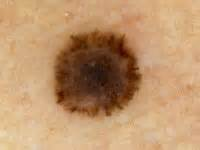
%> input picture test3.jpg, 200 x 150 px
$ octave --eval "result = isolate_object(imread('test3.jpg'));"   (GNU Octave 9; MATLAB toolbox functions it lacks are replaced by stand-ins)
%> lines starting %> are read from the running program, lines starting %| are printed output that depends on the picture; in (x1, y1, x2, y2) boxes, pixels count from 0 and x2, y2 are one past the last pixel; in counts of white or black regions, pixels touching at a corner belong together; the program's own positions count from 1
### lpf_data.m
function filtdata = lpf_data(data,filter_order,cutoff,varargin)
%% Script:
% Description:
% Example:
% Required Functions:
% INPUTS ----------------------------------------------------------------
% data:
% OUTPUTS ---------------------------------------------------------------
%
%
%  Date           Author            E-mail                      Version
%  24 July 2012   Amanda Gaudreau   amanda.gaudreau@gmail.com     1


PropertyNames = varargin(1:2:length(varargin));
PropertyVal = varargin(2:2:length(varargin));

if strmatch('nbins',PropertyNames)
  nbins = PropertyVal{strmatch('nbins',PropertyNames)};
else
  nbins = 1e3;
end

if ~exist('filter_order'); filter_order = 10; end
if ~exist('cutoff'); cutoff = 0.07; end

data = data(:);
data = [data(1:filter_order/2-1);data;data(end-filter_order/2+1:end)];

% Low pass filtering
h = fir1(filter_order,cutoff);
filtdata = filter(h,1,data);
filtdata = filtdata(filter_order:end);
end

### find_change_thresh.m
function [thresh_ind,min_changes,interm_thresh,low_ind,varargout] = find_change_thresh(dvec,varargin);

%% Script: [thresh_ind,min_changes,interm_thresh,low_ind,varargout] = find_change_thresh(dvec,varargin);
% Description: Given a vector of data (dvec) with notably different
% foreground and background, the script finds the appropriate threshold
% which divides the data. The function can find the threshold starting from
% the top of the data vector values or from the bottom. Indicating
% 'starting_point' as 't' (meaning top) will give a interm_thresh greather
% than when 'starting_point' is indicated as 'b' (meaning start searching
% from the bottom values of the data vector).
%      ______________
%      |             |
%      |             |
% _____|             |_____
%
% Example:
% Required Functions:
% INPUTS ----------------------------------------------------------------
% data:  data structure which is output from 'readfiles.m' script. Should
%       contain fields which have <# lines> x <# samples> matrix for each
%       isotype analyzed
% varargin - 'PropertyName','PropertyValue'
%   'starting_point': string which inidiates whether to begin the search
%   from the top (maximum) to the bottom (minimum) of the vector => 't'; or
%   from the bottom to the top of the sorted vector values => 'b';
%   'nchanges': number of times the vector is expected to change between
%   low and high values [DEFAULT = 2 => low to high to low]
% OUTPUTS ---------------------------------------------------------------
% la0info: structure which contains information about laser off periods
%   la0ind:
%   meanla0ind:
%   la0peak:
%   meanla0peak:
%
%  Date           Author            E-mail                      Version
%  24 July 2012   Amanda Gaudreau   amanda.gaudreau@gmail.com     1

PropertyNames = varargin(1:2:length(varargin));
PropertyVal = varargin(2:2:length(varargin));

if strmatch('start',PropertyNames)
  start_str = PropertyVal{strmatch('start',PropertyNames)};
  if strmatch('t',start_str)
    start_top = 1;
  else
    start_top = 0;
  end
else
  start_top = 0;
end

if strmatch('nchanges',PropertyNames)
  reqchngs = PropertyVal{strmatch('nchanges',PropertyNames)};
else
  reqchngs = 2;
end

Ddvec = diff(dvec);
sortdvec = sort(dvec);
min_changes = 100;
thresh_ind = [0,0];
interm_thresh = 0;
binaryvec = zeros(size(dvec));

if start_top
  [v,threshi] = min(abs(sortdvec-mean(dvec)));
  thresh = sortdvec(threshi);
else
  sortdvec = flipud(sortdvec(:));
  threshi = length(sortdvec) - 10;
  thresh = sortdvec(threshi);
end

highlowfail = 1;
while highlowfail && threshi > 1
  binaryvec = dvec > thresh;
  chngs = find(diff(binaryvec) ~= 0);
  if length(chngs) == 1
    highlowfail = 0;
    low_ind = find(binaryvec == 0);
    if binaryvec(chngs(1)) == 0
      thresh_ind = [chngs,0];
    else
      thresh_ind = [0,chngs];
    end
  elseif length(chngs) == 2 && binaryvec(chngs(1)) == 0
    highlowfail = 0;
    low_ind = find(binaryvec == 0);
    thresh_ind = chngs;
  else
    threshi = threshi - 1;
    thresh = sortdvec(threshi);
  end

  if length(chngs) < min_changes && rem(length(chngs),2) == 0 ...
          || length(chngs) == 1
    min_changes = length(chngs);
    interm_thresh = sortdvec(threshi);
  end
end
if rem(length(chngs),2) == 0;
  min_changes = min(length(chngs),min_changes);
  interm_thresh = thresh;
end
end

### isolate_object.m
function [mask,opt_thresh,hind,vind,normparams] = isolate_object(I,varargin)
%% Script:  [mask, opt_thresh,hind,vind,normparams] = isolate_object(MIcu_PIdim);
% Description:  Given an input image, finds regions on interest (which are
% determined by modality of the histogram -- typically bimodal). There are
% several approaches which could be used to achieve this. The one
% implemented in v1 is a hypothesis testing threshold on the histogram to
% separate a bimodal distribution into H0 (background) and H1 (foreground).
% Another strategy would be to perform edge detection and isolate
% background and foreground based on edges.
% Example:
% Required Functions:
% INPUTS ----------------------------------------------------------------
% I:    Bimodal data with Gaussian kernel
% varargin - 'PropertyName','PropertyValue'
%   'plot': binary indicating whether to display plots (1) or not (0)
%   'nbins': number indicating the number of bins that should be used for
%     the histogram [DEFAULT = 1/15 of max value]
%   'thresh': binary indicating whether to threshold the data (1) or not (0)
%     [DEFAULT = 0]. The property value can also be a 1x2 vector
%   'lpfhist': binary indicating whether to lpf the histogram or not
% OUTPUTS ---------------------------------------------------------------
% mask: binary image which results from thresholding the intensities in I
%   using the opt_thresh
% opt_thresh: the intensity value which corresponds to the optimal division
%   between the two distributions
% hind: horizontal indices which contain the object
% vind: verticle indices which contain the object
% normparams: # modes x 2 matrix where each row corresponds to a
%   distribution and the first column corresponds to the position of the
%   mean and the second column corresonds to the standard deviation
%
%  Date           Author            E-mail                      Version
%  27 June 2012   Amanda Gaudreau   amanda.gaudreau@gmail.com     1
%  24 July 2012   Amanda Gaudreau   amanda.gaudreau@gmail.com     2
%     Uses a partial histogram, progressive estimation method to solve for
%     the standard deviation (see estimate_sigma sub-function description)
%  25 July 2012   Amanda Gaudreau   amanda.gaudreau@gmail.com     3
%     Will implement a MMSE (?) method for fitting data to the sum of two
%     histograms
%  30 July 2012   Amanda Gaudreau   amanda.gaudreau@gmail.com     4
%     Different method of histogramming

PropertyNames = varargin(1:2:length(varargin));
%> PropertyNames = {}
PropertyVal = varargin(2:2:length(varargin));
%> PropertyVal = {}

if strmatch('plot',PropertyNames)
  p = PropertyVal{strmatch('plot',PropertyNames)};
else
  p = 0;
end

I = double(I);
Ivec = I(:);
if size(I,3) == 3; I = double(rgb2gray(uint8(I))); end
%> after `I = double(rgb2gray(uint8(I)))`:
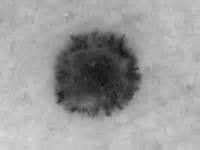
%> I: size 150x200 double; min 17, max 218, mean 156
% [Iunique,indvec,bins] = unique(Ivec); %indu gives is the same length as Ivec and each element of the vector corresponds to the index of Iunique
% Ihist = hist(bins,length(Iunique));

if strmatch('thresh',PropertyNames)
  thresh = PropertyVal{strmatch('thresh',PropertyNames)};
else
  thresh = 0;
end

if thresh
  if thresh == 1
    th = auto_thresh(Ivec,'auto',[]);
  else
    th = auto_thresh(Ivec,thresh,[]);
  end
  MNorig = length(Ivec);
  Ivec = Ivec(Ivec <= th(2));
  Ivec = Ivec(Ivec >= th(1));
  MNth = length(Ivec);
end

if strmatch('nbin',PropertyNames)
  nbins = PropertyVal{strmatch('nbin',PropertyNames)};
else
  nbins = round(length(unique(Ivec))/15);
%> nbins = 16
end

[Ihist,xhist] = hist(Ivec,nbins);
%> Ihist = [1365 2983 2877 2663 2094 2258 2940 5102 11192 8903 6496 11507 6731 9032 12688 1169]; xhist = [7.53 22.59 37.66 52.72 67.78 82.84 97.91 113 128 143.1 158.2 173.2 188.3 203.3 218.4 233.5]
if strmatch('lpfhist',PropertyNames)
  lpfhist = PropertyVal{strmatch('lpfhist',PropertyNames)};
else
  lpfhist = 0;
end

if lpfhist
  Ihist_orig = Ihist;
  Ihist = lpf_data(Ihist,16,0.07);
else
  Ihist_orig = Ihist;
%> Ihist_orig has the same summary as Ihist
end

unqval = unique(Ihist);
%> unqval = [1169 1365 2094 2258 2663 2877 2940 2983 5102 6496 6731 8903 9032 11192 11507 12688]
sortval = sort(unqval);
%> sortval has the same summary as unqval
rng = sortval(end) - sortval(1);
%> rng = 11519
startv = mean(Ihist)/2;
%> startv = 2812.5
[v,nearesti] = min(abs(sortval-startv));
%> v = 64.5; nearesti = 6
bottom_thresh = 0;
i = nearesti;
%> i = 6
if p; figure; end
while ~bottom_thresh
  binaryvec = Ihist > sortval(i);
  changevec = diff(binaryvec);
  ngrps = sum(abs(changevec));
  if p
    if lpfhist; plot(xhist,Ihist_orig,'g'); hold on; end
    plot(xhist,Ihist,'marker','.'); hold on;
    plot([min(Ivec),max(Ivec)],sortval(i).*ones(1,2),'k:');
    plot(xhist,rng*binaryvec,'r');
    plot(xhist(2:end),rng/2*(1+changevec),'m*');
    legend('Original Hist','Binary Thresh','Hist > Thresh','Binary Changes');
    title(sprintf('i = %d, v = %g',i,sortval(i)));
  end
  if ngrps > 1 && rem(ngrps,2) < 2 && binaryvec(1) == 1
    bottom_thresh = sortval(i);
    changevec(1) = 1;
  elseif rem(ngrps,2) == 0 && ngrps > 2
    bottom_thresh = sortval(i);
  else
    i = i + 1;
  end
end
%> this loop made 1 pass
%> (ngrps, bottom_thresh) on pass 1: (4, 2877)

startchng = find(changevec == 1);
%> startchng = [1 6]
endchng = find(changevec == -1)-1;
%> endchng = [1 14]
nmodes = length(startchng);
%> nmodes = 2
bin_ind = ones(nmodes,2);
bin_ind(:,2) = length(Ihist);

for i = 1:nmodes
  irng = startchng(i):endchng(i);
  [mode_max(i),modei] = max(Ihist(irng));
  m(i) = xhist(irng(modei)); %bins(irng(modei));
  if i > 1
    midpnt(i-1) = round((m(i) - m(i-1))/2 + m(i-1));
    [v,bin_ind(i-1,2)] = min(abs(midpnt(i-1) - xhist));
    bin_ind(i,1) = bin_ind(i-1,2) + 1;
    if i == 2
      M{i-1} =  Ihist(bin_ind(i-1,1):bin_ind(i-1,2));%Ivec(Ivec <= Iunique(bin_ind(i-1,2)));%
      M{i} = Ihist(bin_ind(i,1):bin_ind(i,2));%(Ivec >= Iunique(bin_ind(i,1))); %
    else
      M{i} = Ihist(bin_ind(i,1):bin_ind(i,2));
    end
  end
end
%> this loop made 2 passes
%> (irng, modei, v) on pass 2: ([6 7 8 9 10 11 12 13 14], 7, 7.16)
%> (irng, modei) on pass 1: (1, 1)
%> after the loop, M = {[1365 2983 2877 2663 2094 2258], [2940 5102 11192 8903 6496 11507 6731 9032 12688 1169]}; bin_ind = [1 6; 7 16]; m = [7.53 173.2]; mode_max = [1365 11507]
if p
  plot(midpnt(1).*ones(1,2),[min(Ihist),max(Ihist)],'k:'); hold off;
  ylim([min(Ihist),max(Ihist)])
end
sig_est = zeros(nmodes,2);
fine_sig = -1:0.1:1;
if p; figure; end
for i = 1:length(startchng)
  Mx{i} = xhist(bin_ind(i,1):bin_ind(i,2));
  [sig_est(i,1),sig_est(i,2)] = estimate_sigma(Ivec,M{i},Mx{i},m(i),[1.5:0.1:2.5]);
  if i == 1 && changevec(1) == 1
    s(i) = sig_est(i,2);
  elseif i == 1
    s(i) = sig_est(i,1);
  elseif i == nmodes
    s(i) = sig_est(i,2);
  else
    s(i) = mean([sig_est(i,:)]);
  end

% [11 lines of commented-out code are left out]
  Chist(i) = max(M{i})*sqrt(2*pi*s(i)^2);
  Mnorm{i} = M{i}./Chist(i);
  pdf_est{i} = (1/sqrt(2*pi*s(i)^2)).*exp(-(Mx{i}-m(i)).^2./(2*s(i)^2));
  %Mexp = repmat(0.5:0.1:1.5,length(Mx{i}),1).*repmat(exp(-Mx{i}),1,11).^(repmat(0.5:0.1:1.5,length(Mx{i}),1));
  %Mexp = Mexp./repmat(sum(Mexp),length(Mx{i}),1);
  if p;
    plot(Mx{i},[Mnorm{i}(:),pdf_est{i}(:)],'marker','.');%plot(bin_ind(i,1):bin_ind(i,2),[Mnorm{i}';pdf_est{i}']);%
    hold on;
  end
  %plot(Mx{i},Mexp','.');
end
%> this loop made 2 passes
%> (Hm in estimate_sigma, nsig in estimate_sigma, Lmean in estimate_sigma, Rmean in estimate_sigma, avg_sig in estimate_sigma) on passes 1 to 2: (2983, 11, -0.241, 38.72, 19.24), (12688, 11, 36.03, 25.3, 30.67)
%> after the loop, Chist = [289535.3 804740.4]; Mnorm = {[0.00471 0.0103 0.00994 0.0092 0.00723 0.0078], [0.00365 0.00634 0.0139 0.0111 0.00807 0.0143 0.00836 0.0112 0.0158 0.00145]}; Mx = {[7.53 22.59 37.66 52.72 67.78 82.84], [97.91 113 128 143.1 158.2 173.2 188.3 203.3 218.4 233.5]}; pdf_est = {[0.0103 0.00955 0.00761 0.00521 0.00307 0.00155], [0.000188 0.000926 0.0032 0.00776 0.0132 0.0158 0.0132 0.00776 0.0032 0.000926]}; s = [38.72 25.3]; sig_est = [-0.241 38.72; 36.03 25.3]
normparams = [m',s'];
%> normparams = [7.53 38.72; 173.2 25.3]
p0 = 2/3;
p1 = 1 - p0;
eta = p0/p1;
yp = (m(2)*s(1)^2 - m(1)*s(2)^2 + ...
  s(1)*s(2)*sqrt(2*s(2)^2*log((s(2)/s(1))*eta) - 2*s(1)^2*log((s(2)/s(1))*eta) - ...
  2*m(1)*m(2) + m(1)^2 + m(2)^2))/(s(1)^2-s(2)^2);
%> yp = 484.1
ym = -(m(1)*s(2)^2 - m(2)*s(1)^2 + ...
  s(1)*s(2)*sqrt(2*s(2)^2*log((s(2)/s(1))*eta) - 2*s(1)^2*log((s(2)/s(1))*eta) - ...
  2*m(1)*m(2) + m(1)^2 + m(2)^2))/(s(1)^2-s(2)^2);
%> ym = 109.3
% sig = mean(s);
% g = (m(2)+m(1))/2 + (sig^2*log(eta))/(m(2)-m(1))
opt_thresh = ym;
%> opt_thresh = 109.3
I10 = zeros(size(I));
I10(I >= opt_thresh) = 1;
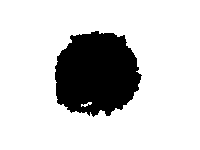
%> I10: size 150x200 double; values 0 (black) and 1 (white), 81.1% white; 1 black region, box (x1, y1, x2, y2) and area: (55, 31, 142, 117) 5672
SE = strel('rectangle',[6,6]);%('arbitrary',ones(4,4));%[0,1,0;1,1,1;0,1,0]);
mask = imopen(I10,SE);
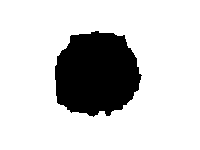
%> mask: size 150x200 double; values 0 (black) and 1 (white), 80.8% white; 1 black region, box (x1, y1, x2, y2) and area: (55, 31, 142, 117) 5757
if p;
  plot_heatmap(I,[],'thresh','auto'); %figure; imshowpair(I10,mask); colormap(gray);
end

hsum = sum(mask,1);
%> hsum = 200 values, max 150 at index 1, min 65 at index 94, mean 121.2
fhsum = lpf_data(hsum,30,0.07);
%> in lpf_data, `PropertyNames = varargin(1:2:length(varargin));`: PropertyNames = {}
%> in lpf_data, `data = data(:);`: data has the same summary as hsum in isolate_object
%> in lpf_data, `data = [data(1:filter_order/2-1);data;data(end-filter_order/2+1:end)];`: data = 229 values, max 150 at index 1, min 65 at index 108, mean 124.9
%> in lpf_data, `filtdata = filter(h,1,data);`: filtdata = 229 values, max 150 at index 30, min -0.0328 at index 1, mean 115
%> in lpf_data, `filtdata = filtdata(filter_order:end);`: filtdata = 200 values, max 150 at index 1, min 67.78 at index 94, mean 121.2
%> fhsum has the same summary as filtdata in lpf_data
%> in find_change_thresh, `PropertyNames = varargin(1:2:length(varargin));`: PropertyNames = {'starting'}
%> in find_change_thresh, `PropertyVal = varargin(2:2:length(varargin));`: PropertyVal = {'b'}
%> in find_change_thresh, `start_str = PropertyVal{strmatch('start',PropertyNames)};`: start_str = 'b'
%> in find_change_thresh, `Ddvec = diff(dvec);`: Ddvec = 199 values, max 14 at index 139, min -17 at index 56, mean 0
%> in find_change_thresh, `sortdvec = sort(dvec);`: sortdvec = 200 values from 65 to 150
%> in find_change_thresh, `sortdvec = flipud(sortdvec(:));`: sortdvec = 200 values, max 150 at index 1, min 65 at index 200, mean 121.2
%> in find_change_thresh, `thresh = sortdvec(threshi);`: thresh = 67
%> the loop in find_change_thresh, `while highlowfail && threshi > 1` made 189 passes
%> (chngs, thresh, min_changes, interm_thresh) on passes 1, 27: ([91 98 106 110], 68, 4, 68), ([71 114], 73, 2, 73)
%> (chngs, thresh) on passes 2 to 7: ([89 99 106 111], 68), ([89 99 106 111], 68), ([89 99 106 111], 68), ([89 99 106 111], 69), ([88 99 105 111], 69), ([88 99 105 111], 70)
%> after the loop in find_change_thresh, `while highlowfail && threshi > 1`: highlowfail = 1; interm_thresh = 150; min_changes = 0; thresh = 150; thresh_ind = [0 0]; threshi = 1
%> the run ends on the next line
[thresh_ind,min_changes,interm_thresh,hind] = find_change_thresh(hsum,'starting','b');
% [17 lines not run here, left out]
  function [Lmean,Rmean] = estimate_sigma(data,hist_dat,xbins,mu,sig_weight)
    % Given the histogram follows a Gaussian distribution, it is defined:
    % (1)   H(x)    = C / sqrt(2 pi s^2) * exp(- (x-m)^2 / 2s^2)
    % where C is a constant since H(x) isn't a pdf, m is the mean and s is
    % the standard deviation. H(x) is maximal at the mean of the
    % "distribution", x = m, where
    % (2)   H(m)    = C / sqrt(2 pi s^2).
    % Since the distribution is subject to interferences farther from the
    % mean, the for loop looks to the right and to the left of the mean a
    % given number of standard deviations away. For instance, when w = 1 =
    % s (where w is the weight on the standard deviation s), we have:
    %       H(m+s)  = C / sqrt(2 pi s^2) * exp(- (m+s-m)^2 / 2s^2)
    %               = C / sqrt(2 pi s^2) * exp(- 1 / 2)
    %               = H(m) * exp(- 1 / 2)
    % When w = 1.5, we have:
    %       H(m+1.5s)= C / sqrt(2 pi s^2) * exp(- (m+1.5s-m)^2 / 2s^2)
    %               = C / sqrt(2 pi s^2) * exp(- (1.5)^2 / 2)
    %               = H(m) * exp(- 1.5^2 / 2)
    % So generally, for a given w, we have:
    % (3)   H(m+w*s)= C / sqrt(2 pi s^2) * exp(- (m+w*s-m)^2 / 2s^2)
    %               = H(m) * exp(- w^2 / 2)
    % Since the data values are found simply using the histogram levels, we
    % can solve for the respective "s" which would give rise to a given
    % histogram value at a certain distance. Knowing the x location where
    % the histogram get to the value of H(m+sig_fram*s) [gtsigvec], we can
    % solve for sigma using the equation:
    % (4)   Lx = m + w*s => s = (Lx - m) / w
    % (5)   Rx = m - w*s => s = (m - Rx) / w

    Hm = max(hist_dat); % See (2) in description
    nsig = length(sig_weight);
    Lsig = zeros(1,nsig);
    Rsig = zeros(1,nsig);
    for isig = 1:length(sig_weight)
      HmpWs = Hm*exp(-sig_weight(isig)^2/2); % See (3) in description
      gtsigvec = find(hist_dat >= HmpWs);
      [v,Iind] = min(abs(data - xbins(gtsigvec(1))));
      Lx = data(Iind);
      Lsig(isig) = (mu - Lx)/sig_weight(isig); % See (4) in description
      [v,Iind] = min(abs(data - xbins(gtsigvec(end))));
      Rx = data(Iind);
      Rsig(isig) = (Rx - mu)/sig_weight(isig); % See (5) in description
    end
    Lmean = mean(Lsig);
    Rmean = mean(Rsig);
    avg_sig = mean([Lmean,Rmean]);
  end
